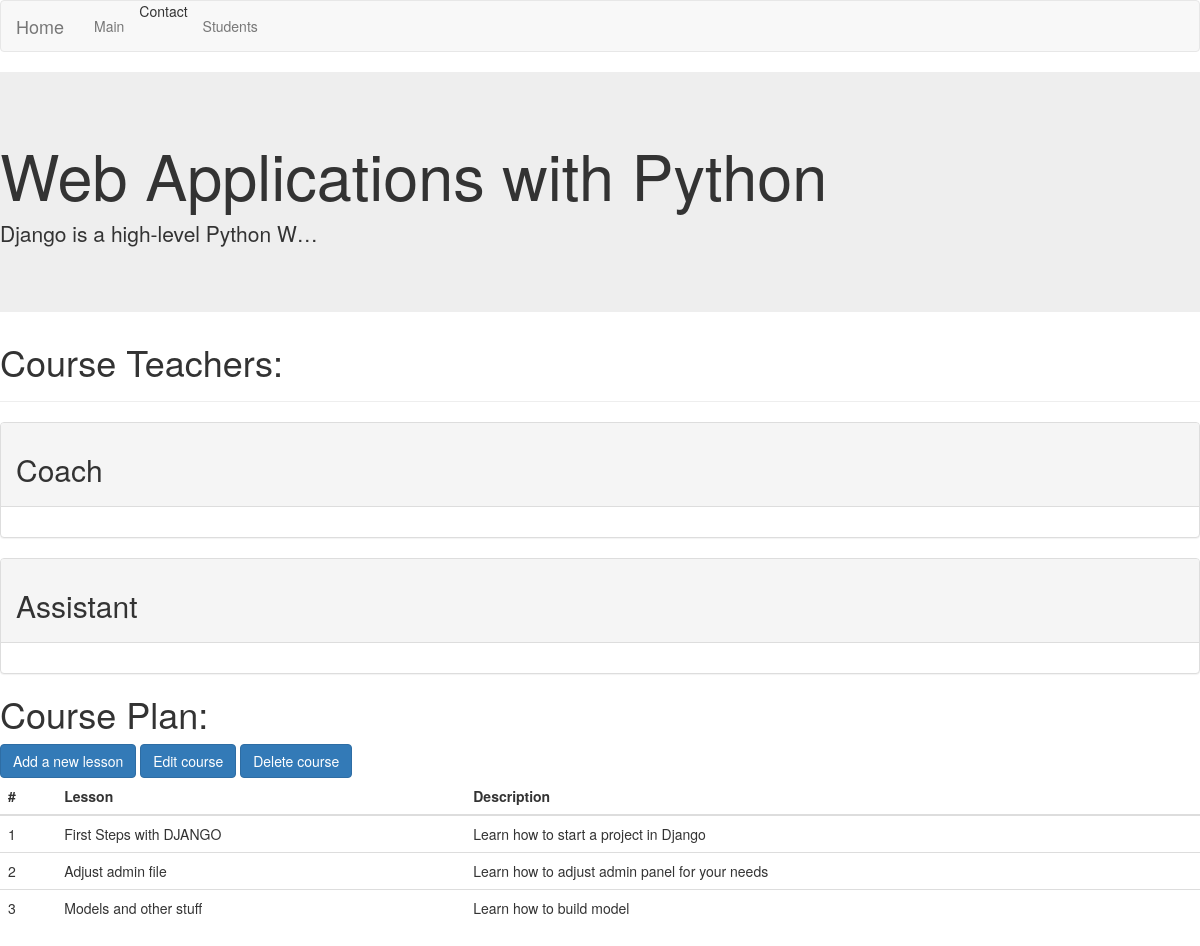
Before: /courses/1/ with the older database file.
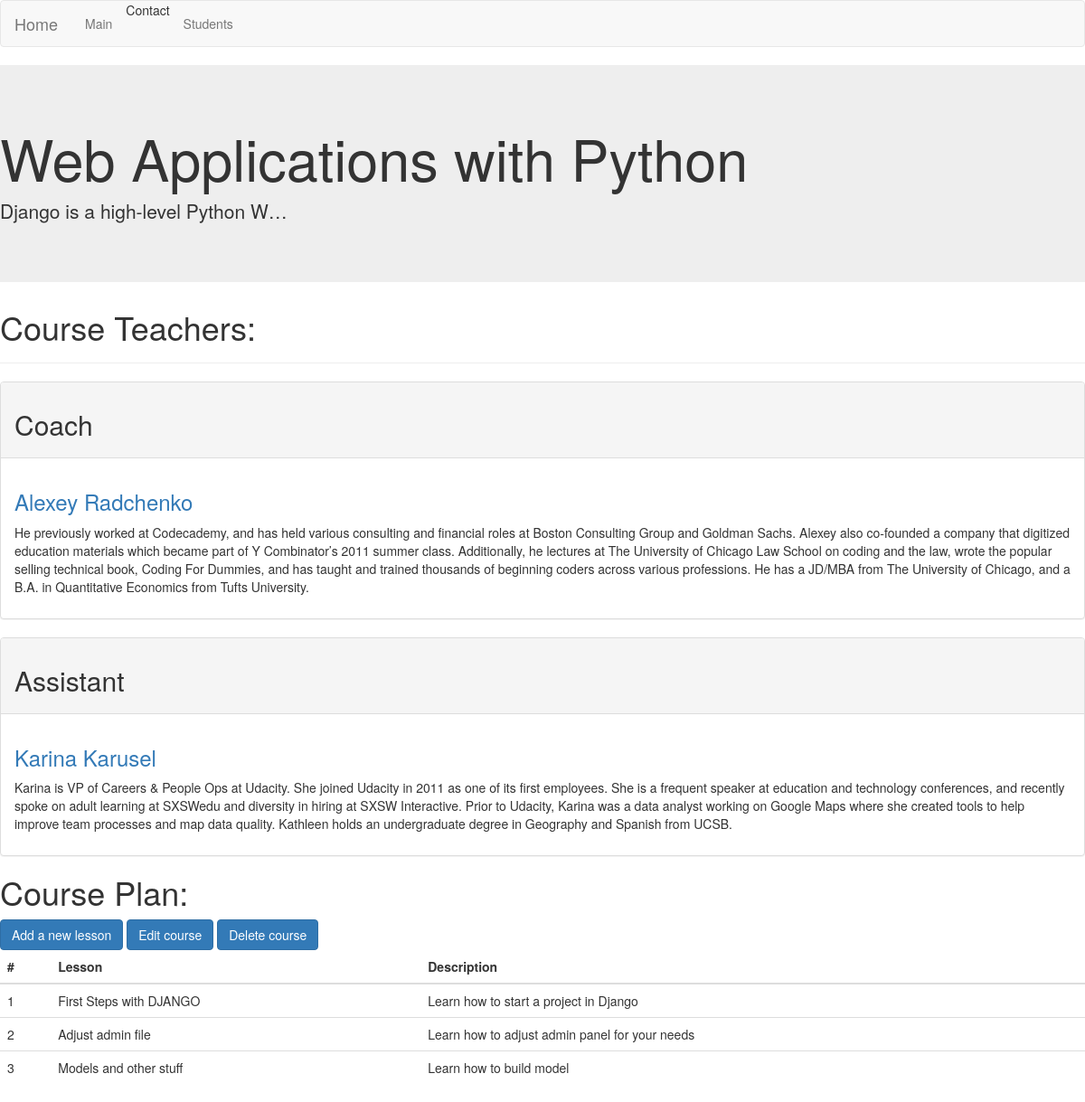
After: the same page with the newer database file.
### courses/models.py (models this page shows, shortened)
class Course(models.Model):
    name = models.CharField(max_length = 100)
    short_description = models.CharField(max_length = 220)
    description = models.TextField()
    coach = models.ForeignKey(Coach, blank=True, null=True, related_name='coach_courses', on_delete = models.CASCADE)
    assistant = models.ForeignKey(Coach, blank=True, null=True, related_name = 'assistant_courses', on_delete=models.CASCADE)

### coaches/models.py (models this page shows, shortened)
class Coach(models.Model):
    user = models.OneToOneField(User, on_delete=models.CASCADE)
    date_of_birth = models.DateField(blank = True, null = True)
    gender = models.CharField(max_length = 1, choices = (('M', 'Male'),('F', 'Female')))
    phone = models.CharField(max_length = 14, blank = True, null=True)
    address = models.CharField(max_length = 20, blank = True, null=True)
    skype = models.CharField(max_length = 20, blank = True, null=True)
    description =models.TextField(max_length = 2000, blank= True, null=True)

### courses/views.py (the view)
# urls.py: url(r'^(?P<pk>[0-9]+)/$', views.DetailView.as_view(), name='detail'),
class DetailView(generic.DetailView):
    context_object_name = 'course'
    model = Course
    template_name = 'courses/detail.html'

### courses/templates/courses/detail.html (shortened to what this page needs)
{% extends "base.html" %}
{% block main_content %}
<div class="jumbotron">
  <h1 class="display-4">{{ course.name }}</h1>
  <p class="lead">{{ course.description|truncatechars:32 }}</p>
</div>
<h1>Course Teachers:</h1>
    <hr>
    <div class="panel panel-default">
      <div class="panel-heading"><h2>Coach</h2></div>
      <div class="panel-body">
          {% if course.coach.id is not null %}<h3><a href="{% url 'coaches:coach_details' course.coach.id %}">{{ course.coach.user.first_name }} {{ course.coach.user.last_name }}</a></h3>
          <p>{{ course.coach.description }}</p>
          {% endif %}
      </div>
    </div>
    <div class="panel panel-default">
      <div class="panel-heading"><h2>Assistant</h2></div>
      <div class="panel-body">
          {% if course.assistant.id is not null %}
          <h3><a href="{% url 'coaches:coach_details' course.assistant.id %}">{{ course.assistant.user.first_name }} {{ course.assistant.user.last_name }}</a></h3>
          <p>{{ course.assistant.description }}</p>
          {% endif %}
      </div>
    </div>
<h1>Course Plan:</h1>
<button type="button" class="btn btn-primary"><a href="add" style="color:inherit">
    Add a new lesson</a></button>
<button type="button" class="btn btn-primary"><a href="../edit/{{course.id}}" style="color:inherit">
    Edit course</a></button>
<button type="button" class="btn btn-primary"><a href="../remove/{{course.id }}" style="color:inherit">
    Delete course</a></button>
<table class="table">
  <thead>
    <tr>
      <th scope="row">#</th>
      <th scope="col">Lesson</th>
      <th scope="col">Description</th>
    </tr>
  </thead>
  <tbody>
  {% for lesson in course.lesson_set.all %}
    <tr>
      <td>{{ lesson.order }}</td>
      <td>{{ lesson.subject }}</a></td>
      <td>{{ lesson.description }}</td>
    </tr>
{% endfor %}
  </tbody>
</table>
{% endblock main_content %}

Changed rows visible on the page:
changed Course "Web Applications with Python": coach_id empty → 3 (drawn); coach.user.first_name (not shown) → "Alexey"; coach.user.last_name (not shown) → "Radchenko"; coach.description (not shown) → "He previously worked at Codecademy, and has held various consulting and financial roles at Boston Consulting Group and Goldman Sachs. Alexey also co-founded a company that digitized education materials which became part of Y Combinator’s 2011 summer class. Additionally, he lectures at The University of Chicago Law School on coding and the law, wrote the popular selling technical book, Coding For Dummies, and has taught and trained thousands of beginning coders across various professions. He has a JD/MBA from The University of Chicago, and a B.A. in Quantitative Economics from Tufts University."; assistant_id empty → 2 (drawn); assistant.user.first_name (not shown) → "Karina"; assistant.user.last_name (not shown) → "Karusel"; assistant.description (not shown) → "Karina is VP of Careers & People Ops at Udacity. She joined Udacity in 2011 as one of its first employees. She is a frequent speaker at education and technology conferences, and recently spoke on adult learning at SXSWedu and diversity in hiring at SXSW Interactive. Prior to Udacity, Karina was a data analyst working on Google Maps where she created tools to help improve team processes and map data quality. Kathleen holds an undergraduate degree in Geography and Spanish from UCSB."
